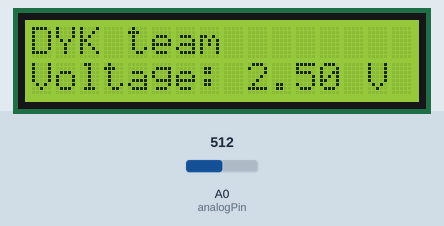
Simulated run of this sketch. Board: Arduino Uno, built with avr-gcc and run on an emulated ATmega328P. Shown: 16×2 character LCD. The test bench sets the inputs (shaded band); at power-on: A0 (analogPin) = 512.

Above: at 1.2 s.
1.3 s: A0 (analogPin) set to 716
At 2.4 s:
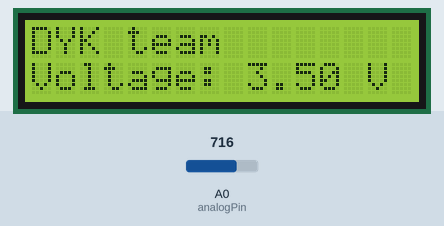
3.5 s: A0 (analogPin) set to 900
At 5.2 s:
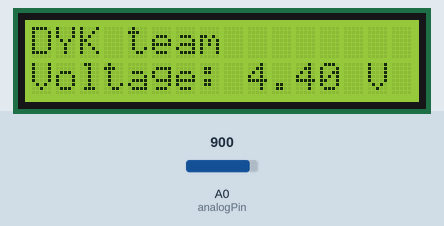
5.5 s: A0 (analogPin) set to 1023
At 7.0 s:
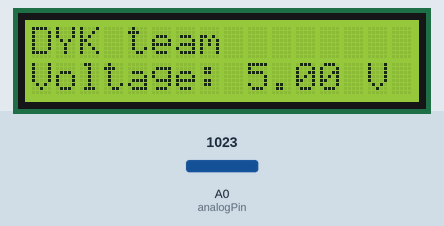
Timing chart, 0 to 8.5 s (numbered marks = the images above; inputs shaded):
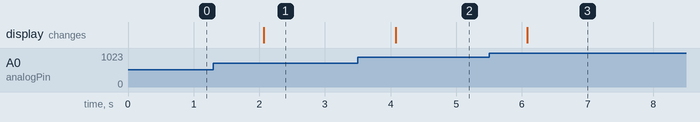

The sketch:

DigitalVoltmeter.ino
```cpp
#include <LiquidCrystal.h>

LiquidCrystal lcd(9, 8, 5, 4, 3, 2); // Adjust the pin numbers as per your wiring

const int analogPin = A0; // Pin A0 is used as the analog input
const float referenceVoltage = 5.0; // Your reference voltage in volts

void setup() {
  lcd.begin(16, 2); // Initialize the LCD with 16 columns and 2 rows
  lcd.print("DYK team");
}

void loop() {
  // Read the analog value from pin A0
  int analogValue = analogRead(analogPin);

  // Convert the analog value to volts
  float voltage = (analogValue / 1023.0) * referenceVoltage;

  // Display the voltage on the LCD
  lcd.setCursor(0, 1); // Move cursor to the second row
  lcd.print("Voltage: ");
  lcd.print(voltage, 2); // Display the voltage with 2 decimal places
  lcd.print(" V");

  delay(1000); // Delay between updates (adjust as needed)
}
```

Measured:
- after the input at 1.3 s, the display: changes after 0.77 s (image 1)
- after the input at 3.5 s, the display: changes after 0.58 s (image 2)
- after the input at 5.5 s, the display: changes after 0.58 s (image 3)
